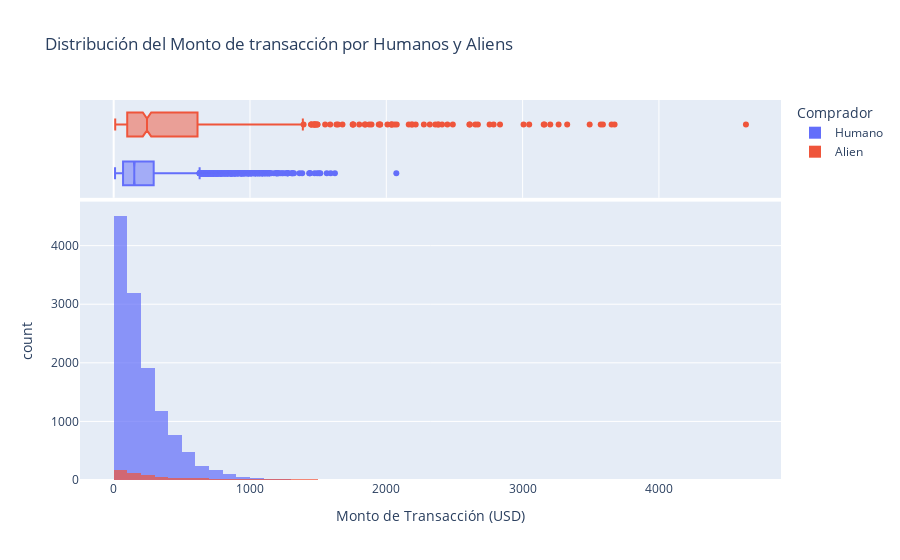

Notebook cell for this chart:
### Markdown cell above
##### 4.3 Visualización de variables Numéricas con distplots

### Code cell
# a. Distplot para "Transaction Amount" diferenciando entre humanos y alienígenas
fig_a = px.histogram(df_pandas, 
            x="Transaction Amount", 
            color="Comprador",  # Diferenciar entre humanos y alienígenas
            marginal="box",  # Opcional: añade un gráfico de caja
            title="Distribución del Monto de transacción por Humanos y Aliens",
            labels={"Transaction Amount": "Monto de Transacción (USD)"}, 
            nbins=50,  # Ajusta el número de bins
            opacity=0.7,
            barmode="overlay")

fig_a.show()

### Figure 1 — Plotly figure (JSON) as saved in the notebook; plotly's stock layout.template omitted (floating-point values rounded to 4 significant figures; data arrays with more than 128 entries replaced by an {"elided": "..."} marker saying what was removed)
{"data": [{"alignmentgroup": "True", "bingroup": "x", "hovertemplate": "Comprador=Humano<br>Monto de Transacción (USD)=%{x}<br>count=%{y}<extra></extra>", "legendgroup": "Humano", "marker": {"color": "#636efa", "opacity": 0.7, "pattern": {"shape": ""}}, "name": "Humano", "nbinsx": 50, "offsetgroup": "Humano", "orientation": "v", "showlegend": true, "type": "histogram", "x": {"elided": "12700 float values"}, "xaxis": "x", "yaxis": "y"}, {"alignmentgroup": "True", "hovertemplate": "Comprador=Humano<br>Monto de Transacción (USD)=%{x}<extra></extra>", "legendgroup": "Humano", "marker": {"color": "#636efa"}, "name": "Humano", "notched": true, "offsetgroup": "Humano", "showlegend": false, "type": "box", "x": {"elided": "12700 float values"}, "xaxis": "x2", "yaxis": "y2"}, {"alignmentgroup": "True", "bingroup": "x", "hovertemplate": "Comprador=Alien<br>Monto de Transacción (USD)=%{x}<br>count=%{y}<extra></extra>", "legendgroup": "Alien", "marker": {"color": "#EF553B", "opacity": 0.7, "pattern": {"shape": ""}}, "name": "Alien", "nbinsx": 50, "offsetgroup": "Alien", "orientation": "v", "showlegend": true, "type": "histogram", "x": {"elided": "688 float values"}, "xaxis": "x", "yaxis": "y"}, {"alignmentgroup": "True", "hovertemplate": "Comprador=Alien<br>Monto de Transacción (USD)=%{x}<extra></extra>", "legendgroup": "Alien", "marker": {"color": "#EF553B"}, "name": "Alien", "notched": true, "offsetgroup": "Alien", "showlegend": false, "type": "box", "x": {"elided": "688 float values"}, "xaxis": "x2", "yaxis": "y2"}], "layout": {"barmode": "overlay", "legend": {"title": {"text": "Comprador"}, "tracegroupgap": 0}, "title": {"text": "Distribución del Monto de transacción por Humanos y Aliens"}, "xaxis": {"anchor": "y", "domain": [0, 1], "title": {"text": "Monto de Transacción (USD)"}}, "xaxis2": {"anchor": "y2", "domain": [0, 1], "matches": "x", "showgrid": true, "showticklabels": false}, "yaxis": {"anchor": "x", "domain": [0, 0.7326], "title": {"text": "count"}}, "yaxis2": {"anchor": "x2", "domain": [0.7426, 1], "matches": "y2", "showgrid": false, "showline": false, "showticklabels": false, "ticks": ""}}}
